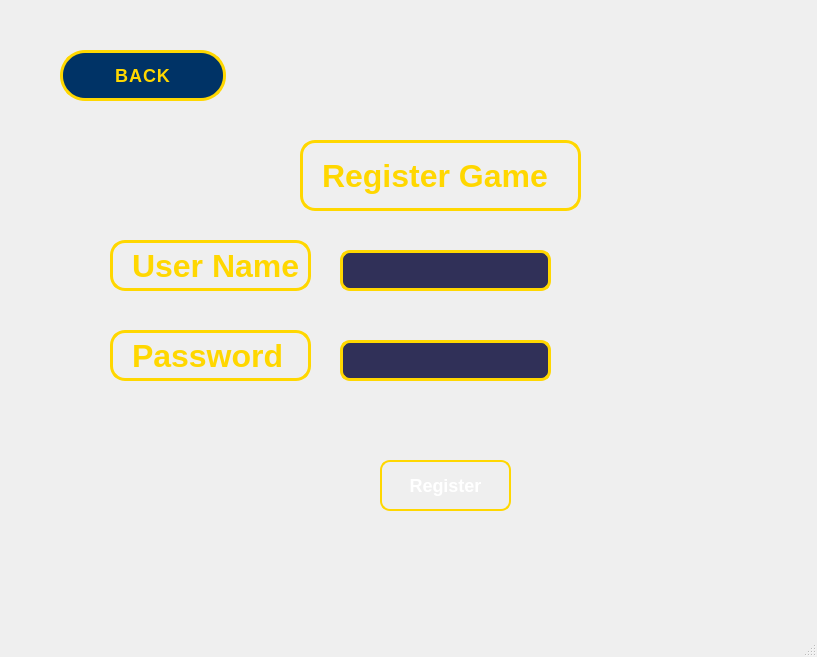
<?xml version="1.0" encoding="UTF-8"?>
<ui version="4.0">
 <class>Register</class>
 <widget class="QMainWindow" name="Register">
  <property name="geometry">
   <rect>
    <x>0</x>
    <y>0</y>
    <width>817</width>
    <height>657</height>
   </rect>
  </property>
  <property name="windowTitle">
   <string>Register</string>
  </property>
  <property name="styleSheet">
   <string notr="true">
background-repeat: no-repeat;  /* Không lặp lại ảnh */
background-position: center;  /* Đưa ảnh về trung tâm */
background-size: contain;  /* Giữ nguyên tỉ lệ ảnh, không bị méo */
</string>
  </property>
  <widget class="QWidget" name="centralwidget">
   <widget class="QLineEdit" name="lineEdit_register_password">
    <property name="geometry">
     <rect>
      <x>340</x>
      <y>340</y>
      <width>211</width>
      <height>41</height>
     </rect>
    </property>
    <property name="styleSheet">
     <string notr="true">/* QLineEdit - Ô nhập liệu */
QLineEdit {
    font-size: 18px;  /* Kích thước chữ */
    font-weight: bold;
    color: white;  /* Màu chữ trắng */
    padding: 8px;
    border: 3px solid #FFD700;  /* Viền vàng kim */
    border-radius: 10px;  /* Bo góc mềm mại */
    background: rgba(0, 0, 50, 0.8);  /* Màu xanh đậm trong suốt */
    text-align: center;  /* Căn giữa chữ */
    selection-background-color: #FFD700;  /* Màu nền khi chọn text */
}

/* Khi nhập vào ô, viền sáng lên */
QLineEdit:focus {
    border: 3px solid #00CFFF;  /* Viền phát sáng màu xanh neon */
    background: rgba(0, 0, 80, 0.9);
}
</string>
    </property>
    <property name="echoMode">
     <enum>QLineEdit::Password</enum>
    </property>
   </widget>
   <widget class="QPushButton" name="pushButton_register">
    <property name="geometry">
     <rect>
      <x>380</x>
      <y>460</y>
      <width>131</width>
      <height>51</height>
     </rect>
    </property>
    <property name="styleSheet">
     <string notr="true">/* QLabel - Tiêu đề User Name, Password */
QLabel {
    font-size: 18px;
    font-weight: bold;
    color: #FFD700; /* Vàng nổi bật */
    text-shadow: 2px 2px 4px #000;
    background: transparent;
}

/* QLineEdit - Ô nhập username, password */
QLineEdit {
    font-size: 16px;
    padding: 8px;
    border: 2px solid #0077CC; /* Viền xanh neon */
    border-radius: 8px;
    background: rgba(0, 0, 50, 0.8); /* Màu xanh đậm trong suốt */
    color: white;
}

/* Khi nhập vào ô, viền sẽ sáng lên */
QLineEdit:focus {
    border: 2px solid #00CFFF; 
    background: rgba(0, 0, 80, 0.9);
}

/* QPushButton - Nút Đăng nhập và Đăng ký */
QPushButton {
    font-size: 18px;
    font-weight: bold;
    padding: 10px;
    border-radius: 10px;
    color: white;
    border: 2px solid #FFD700; /* Viền vàng nổi bật */
    background: qlineargradient(x1:0, y1:0, x2:1, y2:1,
                                stop:0 #0057D9, stop:1 #002F7A);
    transition: all 0.3s ease-in-out;
}

/* Hiệu ứng hover - Sáng rực hơn khi rê chuột */
QPushButton:hover {
    background: qlineargradient(x1:0, y1:0, x2:1, y2:1,
                                stop:0 #007AFF, stop:1 #0044AA);
    border-color: #FFFFFF;
}

/* Hiệu ứng khi nhấn nút - Làm tối lại để giống hiệu ứng bấm trong game */
QPushButton:pressed {
    background: qlineargradient(x1:0, y1:0, x2:1, y2:1,
                                stop:0 #003C82, stop:1 #001A40);
    border-color: #FFD700;
}

</string>
    </property>
    <property name="text">
     <string>Register</string>
    </property>
   </widget>
   <widget class="QLabel" name="label_2">
    <property name="geometry">
     <rect>
      <x>110</x>
      <y>330</y>
      <width>201</width>
      <height>51</height>
     </rect>
    </property>
    <property name="styleSheet">
     <string notr="true">/* QLabel - Tiêu đề chính */
QLabel {
    font-size: 32px;  /* Tăng kích thước chữ */
    font-weight: bold;
    color: #FFD700;  /* Màu vàng kim */
    text-align: center;  /* Căn giữa chữ */
    qproperty-alignment: 'AlignCenter';  /* Đảm bảo căn giữa trong Qt */
    background: transparent;
    text-shadow: 4px 4px 8px rgba(0, 0, 0, 0.9);  /* Hiệu ứng đổ bóng nổi bật */
    border: 3px solid #FFD700;  /* Viền vàng giống khung câu hỏi trong game */
    border-radius: 15px;  /* Bo góc mềm mại */
    padding: 10px;
    background: qlineargradient(x1:0, y1:0, x2:1, y2:1,
                                stop:0 #003366, stop:1 #000F40); /* Gradient xanh đậm */
}
</string>
    </property>
    <property name="text">
     <string>Password</string>
    </property>
   </widget>
   <widget class="QLineEdit" name="lineEdit_register_username">
    <property name="geometry">
     <rect>
      <x>340</x>
      <y>250</y>
      <width>211</width>
      <height>41</height>
     </rect>
    </property>
    <property name="styleSheet">
     <string notr="true">/* QLineEdit - Ô nhập liệu */
QLineEdit {
    font-size: 18px;  /* Kích thước chữ */
    font-weight: bold;
    color: white;  /* Màu chữ trắng */
    padding: 8px;
    border: 3px solid #FFD700;  /* Viền vàng kim */
    border-radius: 10px;  /* Bo góc mềm mại */
    background: rgba(0, 0, 50, 0.8);  /* Màu xanh đậm trong suốt */
    text-align: center;  /* Căn giữa chữ */
    selection-background-color: #FFD700;  /* Màu nền khi chọn text */
}

/* Khi nhập vào ô, viền sáng lên */
QLineEdit:focus {
    border: 3px solid #00CFFF;  /* Viền phát sáng màu xanh neon */
    background: rgba(0, 0, 80, 0.9);
}
</string>
    </property>
   </widget>
   <widget class="QLabel" name="label_4">
    <property name="geometry">
     <rect>
      <x>300</x>
      <y>140</y>
      <width>281</width>
      <height>71</height>
     </rect>
    </property>
    <property name="styleSheet">
     <string notr="true">/* QLabel - Tiêu đề chính */
QLabel {
    font-size: 32px;  /* Tăng kích thước chữ */
    font-weight: bold;
    color: #FFD700;  /* Màu vàng kim */
    text-align: center;  /* Căn giữa chữ */
    qproperty-alignment: 'AlignCenter';  /* Đảm bảo căn giữa trong Qt */
    background: transparent;
    text-shadow: 4px 4px 8px rgba(0, 0, 0, 0.9);  /* Hiệu ứng đổ bóng nổi bật */
    border: 3px solid #FFD700;  /* Viền vàng giống khung câu hỏi trong game */
    border-radius: 15px;  /* Bo góc mềm mại */
    padding: 10px;
    background: qlineargradient(x1:0, y1:0, x2:1, y2:1,
                                stop:0 #003366, stop:1 #000F40); /* Gradient xanh đậm */
}
</string>
    </property>
    <property name="text">
     <string>Register Game</string>
    </property>
   </widget>
   <widget class="QLabel" name="label_5">
    <property name="geometry">
     <rect>
      <x>110</x>
      <y>240</y>
      <width>201</width>
      <height>51</height>
     </rect>
    </property>
    <property name="styleSheet">
     <string notr="true">/* QLabel - Tiêu đề chính */
QLabel {
    font-size: 32px;  /* Tăng kích thước chữ */
    font-weight: bold;
    color: #FFD700;  /* Màu vàng kim */
    text-align: center;  /* Căn giữa chữ */
    qproperty-alignment: 'AlignCenter';  /* Đảm bảo căn giữa trong Qt */
    background: transparent;
    text-shadow: 4px 4px 8px rgba(0, 0, 0, 0.9);  /* Hiệu ứng đổ bóng nổi bật */
    border: 3px solid #FFD700;  /* Viền vàng giống khung câu hỏi trong game */
    border-radius: 15px;  /* Bo góc mềm mại */
    padding: 10px;
    background: qlineargradient(x1:0, y1:0, x2:1, y2:1,
                                stop:0 #003366, stop:1 #000F40); /* Gradient xanh đậm */
}
</string>
    </property>
    <property name="text">
     <string>User Name</string>
    </property>
   </widget>
   <widget class="QPushButton" name="pushButton_back">
    <property name="geometry">
     <rect>
      <x>60</x>
      <y>50</y>
      <width>166</width>
      <height>51</height>
     </rect>
    </property>
    <property name="styleSheet">
     <string notr="true">QPushButton {
    font-size: 18px;
    font-weight: bold;
    color: #FFD700; /* Màu vàng */
    background-color: #003366; /* Xanh đậm */
    border: 3px solid #FFD700; /* Viền vàng */
    border-radius: 25px; /* Bo tròn */
    padding: 10px 20px;
    min-width: 120px;
    text-transform: uppercase;
    letter-spacing: 1px;
    outline: none;
    transition: all 0.3s ease-in-out;
}

/* Hiệu ứng hover - Nút sáng lên */
QPushButton:hover {
    background-color: #0044aa; /* Xanh sáng hơn */
    border: 3px solid #FFEE58; /* Viền vàng sáng */
    box-shadow: 0px 0px 10px rgba(255, 215, 0, 0.8);
}

/* Hiệu ứng khi nhấn */
QPushButton:pressed {
    background-color: #002244; /* Xanh tối */
    border: 3px solid #FFCC00; /* Viền vàng đậm */
    box-shadow: 0px 0px 5px rgba(255, 215, 0, 0.5);
    transform: scale(0.95);
}

/* Nút bị vô hiệu hóa */
QPushButton:disabled {
    background-color: #555555; /* Xám */
    border: 3px solid #777777;
    color: #999999;
}
</string>
    </property>
    <property name="text">
     <string>BACK</string>
    </property>
   </widget>
  </widget>
  <widget class="QMenuBar" name="menubar">
   <property name="geometry">
    <rect>
     <x>0</x>
     <y>0</y>
     <width>817</width>
     <height>21</height>
    </rect>
   </property>
  </widget>
  <widget class="QStatusBar" name="statusbar"/>
 </widget>
 <resources/>
 <connections/>
</ui>
